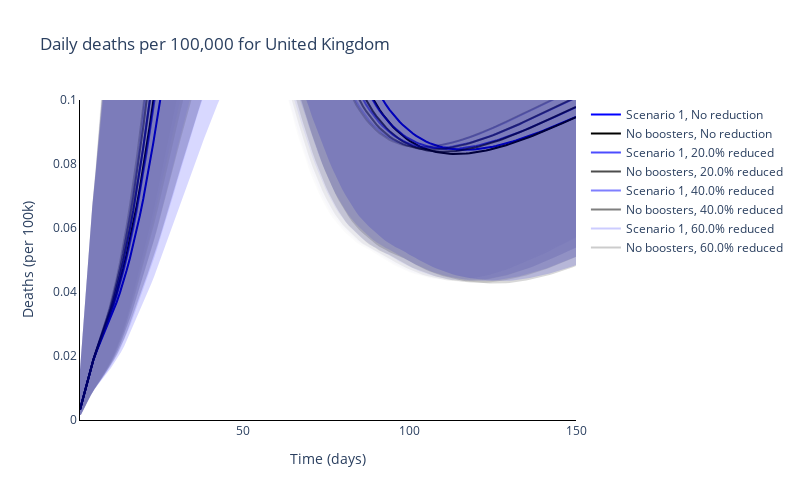
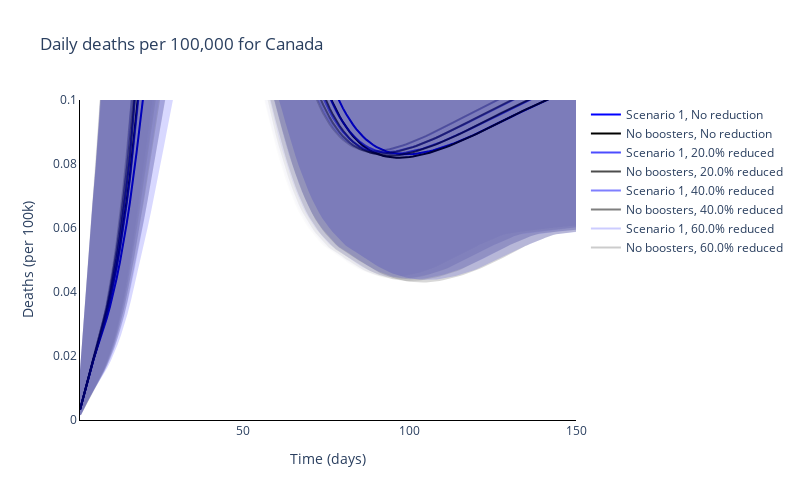
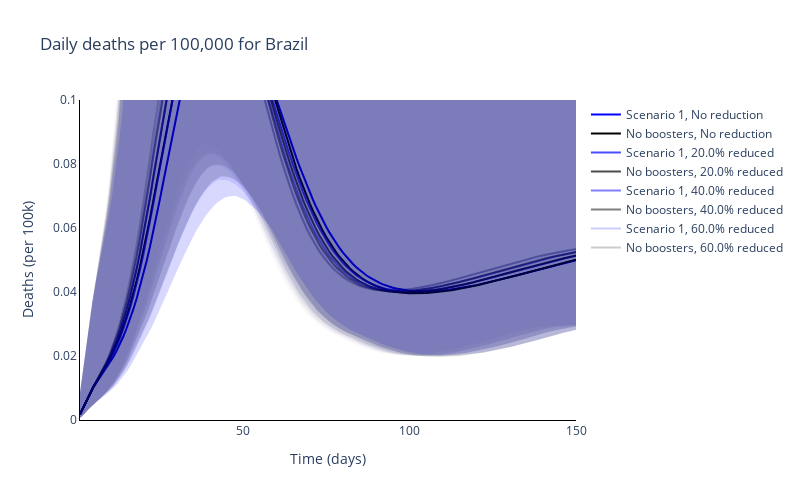
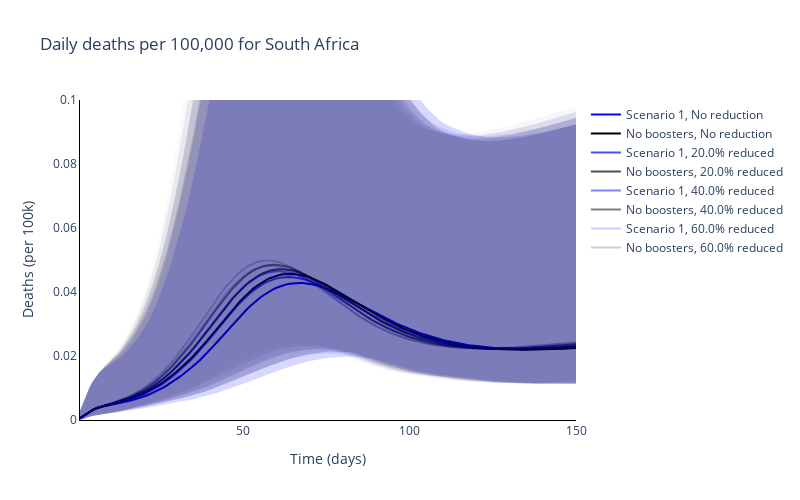

Write notebook code for charts like these, in order.
### Markdown cell above
### Plot the time series of numbers of deaths for the different regions

### Code cell
# Trace names - represent the solver used for the simulation
trace_scenario_name = ['Scenario {}'.format(s+1) for s, scenario in enumerate(scenario_names[:-1])] + [scenario_names[-1]]
trace_reduction_name = ['No reduction'] + ['{}% reduced'.format(100 * cv) for cv in changes_vaccine[1:]]

trace_name = [
    '{}, {}'.format(scenario, reduction)
    for reduction in trace_reduction_name for scenario in trace_scenario_name]

# Plot for each region
for r, reg in enumerate(regions):
    fig = go.Figure()
    # Plot for each boosting scenario
    for cv, change_vacc in enumerate(changes_vaccine):
        for s, scenario in enumerate(scenario_names):
            if (s==0) or (s==len(scenario_names)-1):
                fig.add_trace(
                    go.Scatter(
                        y=total_new_deaths_mean[r][cv, s, :],
                        x=times,
                        mode='lines',
                        name=trace_name[s + cv * len(scenario_names)],
                        line=dict(
                            color=colours[s]),
                        opacity=[1, 0.7, 0.5, 0.2][cv]
                    )
                )

    # Plot for each boosting scenario
    for cv, change_vacc in enumerate(changes_vaccine):
        for s, scenario in enumerate(scenario_names):
            if (s==0) or (s==len(scenario_names)-1):
                fig.add_trace(
                    go.Scatter(
                        y=total_new_deaths_upper[r][cv, s, :].tolist() + total_new_deaths_lower[r][cv, s, :].tolist()[::-1],
                        x=times + times[::-1],
                        mode='lines',
                        name=trace_name[s + cv * len(scenario_names)],
                        fill='toself',
                        fillcolor=colours[s],
                        line_color=colours[s],
                        opacity=[0.15, 0.1, 0.05, 0.01][cv],
                        showlegend=False
                    )
                )

    # Add axis labels
    fig.update_layout(
        boxmode='group',
        title='Daily deaths per 100,000 for {}'.format(reg),
        width=800,
        height=500,
        plot_bgcolor='white',
        xaxis=dict(
            linecolor='black',
            title='Time (days)'
            ),
        yaxis=dict(
            linecolor='black',
            title='Deaths (per 100k)',
            range=[0, 0.1]),
        hovermode='x unified'
        )

    fig.write_image('images/report3_overall_vaccine_effects/Overall Initial Deaths for {}.pdf'.format(reg))
    fig.show()

### Figure 1 — Plotly figure (JSON) as saved in the notebook; plotly's stock layout.template omitted (floating-point values rounded to 4 significant figures; data arrays with more than 128 entries replaced by an {"elided": "..."} marker saying what was removed)
{"data": [{"line": {"color": "blue"}, "mode": "lines", "name": "Scenario 1, No reduction", "opacity": 1, "type": "scatter", "x": {"elided": "150 int values"}, "y": {"elided": "150 float values"}}, {"line": {"color": "black"}, "mode": "lines", "name": "No boosters, No reduction", "opacity": 1, "type": "scatter", "x": {"elided": "150 int values"}, "y": {"elided": "150 float values"}}, {"line": {"color": "blue"}, "mode": "lines", "name": "Scenario 1, 20.0% reduced", "opacity": 0.7, "type": "scatter", "x": {"elided": "150 int values"}, "y": {"elided": "150 float values"}}, {"line": {"color": "black"}, "mode": "lines", "name": "No boosters, 20.0% reduced", "opacity": 0.7, "type": "scatter", "x": {"elided": "150 int values"}, "y": {"elided": "150 float values"}}, {"line": {"color": "blue"}, "mode": "lines", "name": "Scenario 1, 40.0% reduced", "opacity": 0.5, "type": "scatter", "x": {"elided": "150 int values"}, "y": {"elided": "150 float values"}}, {"line": {"color": "black"}, "mode": "lines", "name": "No boosters, 40.0% reduced", "opacity": 0.5, "type": "scatter", "x": {"elided": "150 int values"}, "y": {"elided": "150 float values"}}, {"line": {"color": "blue"}, "mode": "lines", "name": "Scenario 1, 60.0% reduced", "opacity": 0.2, "type": "scatter", "x": {"elided": "150 int values"}, "y": {"elided": "150 float values"}}, {"line": {"color": "black"}, "mode": "lines", "name": "No boosters, 60.0% reduced", "opacity": 0.2, "type": "scatter", "x": {"elided": "150 int values"}, "y": {"elided": "150 float values"}}, {"fill": "toself", "fillcolor": "blue", "line": {"color": "blue"}, "mode": "lines", "name": "Scenario 1, No reduction", "opacity": 0.15, "showlegend": false, "type": "scatter", "x": {"elided": "300 int values"}, "y": {"elided": "300 float values"}}, {"fill": "toself", "fillcolor": "black", "line": {"color": "black"}, "mode": "lines", "name": "No boosters, No reduction", "opacity": 0.15, "showlegend": false, "type": "scatter", "x": {"elided": "300 int values"}, "y": {"elided": "300 float values"}}, {"fill": "toself", "fillcolor": "blue", "line": {"color": "blue"}, "mode": "lines", "name": "Scenario 1, 20.0% reduced", "opacity": 0.1, "showlegend": false, "type": "scatter", "x": {"elided": "300 int values"}, "y": {"elided": "300 float values"}}, {"fill": "toself", "fillcolor": "black", "line": {"color": "black"}, "mode": "lines", "name": "No boosters, 20.0% reduced", "opacity": 0.1, "showlegend": false, "type": "scatter", "x": {"elided": "300 int values"}, "y": {"elided": "300 float values"}}, {"fill": "toself", "fillcolor": "blue", "line": {"color": "blue"}, "mode": "lines", "name": "Scenario 1, 40.0% reduced", "opacity": 0.05, "showlegend": false, "type": "scatter", "x": {"elided": "300 int values"}, "y": {"elided": "300 float values"}}, {"fill": "toself", "fillcolor": "black", "line": {"color": "black"}, "mode": "lines", "name": "No boosters, 40.0% reduced", "opacity": 0.05, "showlegend": false, "type": "scatter", "x": {"elided": "300 int values"}, "y": {"elided": "300 float values"}}, {"fill": "toself", "fillcolor": "blue", "line": {"color": "blue"}, "mode": "lines", "name": "Scenario 1, 60.0% reduced", "opacity": 0.01, "showlegend": false, "type": "scatter", "x": {"elided": "300 int values"}, "y": {"elided": "300 float values"}}, {"fill": "toself", "fillcolor": "black", "line": {"color": "black"}, "mode": "lines", "name": "No boosters, 60.0% reduced", "opacity": 0.01, "showlegend": false, "type": "scatter", "x": {"elided": "300 int values"}, "y": {"elided": "300 float values"}}], "layout": {"boxmode": "group", "height": 500, "hovermode": "x unified", "plot_bgcolor": "white", "title": {"text": "Daily deaths per 100,000 for United Kingdom"}, "width": 800, "xaxis": {"linecolor": "black", "title": {"text": "Time (days)"}}, "yaxis": {"linecolor": "black", "range": [0, 0.1], "title": {"text": "Deaths (per 100k)"}}}}

### Figure 2 — Plotly figure (JSON) as saved in the notebook; plotly's stock layout.template omitted (floating-point values rounded to 4 significant figures; data arrays with more than 128 entries replaced by an {"elided": "..."} marker saying what was removed)
{"data": [{"line": {"color": "blue"}, "mode": "lines", "name": "Scenario 1, No reduction", "opacity": 1, "type": "scatter", "x": {"elided": "150 int values"}, "y": {"elided": "150 float values"}}, {"line": {"color": "black"}, "mode": "lines", "name": "No boosters, No reduction", "opacity": 1, "type": "scatter", "x": {"elided": "150 int values"}, "y": {"elided": "150 float values"}}, {"line": {"color": "blue"}, "mode": "lines", "name": "Scenario 1, 20.0% reduced", "opacity": 0.7, "type": "scatter", "x": {"elided": "150 int values"}, "y": {"elided": "150 float values"}}, {"line": {"color": "black"}, "mode": "lines", "name": "No boosters, 20.0% reduced", "opacity": 0.7, "type": "scatter", "x": {"elided": "150 int values"}, "y": {"elided": "150 float values"}}, {"line": {"color": "blue"}, "mode": "lines", "name": "Scenario 1, 40.0% reduced", "opacity": 0.5, "type": "scatter", "x": {"elided": "150 int values"}, "y": {"elided": "150 float values"}}, {"line": {"color": "black"}, "mode": "lines", "name": "No boosters, 40.0% reduced", "opacity": 0.5, "type": "scatter", "x": {"elided": "150 int values"}, "y": {"elided": "150 float values"}}, {"line": {"color": "blue"}, "mode": "lines", "name": "Scenario 1, 60.0% reduced", "opacity": 0.2, "type": "scatter", "x": {"elided": "150 int values"}, "y": {"elided": "150 float values"}}, {"line": {"color": "black"}, "mode": "lines", "name": "No boosters, 60.0% reduced", "opacity": 0.2, "type": "scatter", "x": {"elided": "150 int values"}, "y": {"elided": "150 float values"}}, {"fill": "toself", "fillcolor": "blue", "line": {"color": "blue"}, "mode": "lines", "name": "Scenario 1, No reduction", "opacity": 0.15, "showlegend": false, "type": "scatter", "x": {"elided": "300 int values"}, "y": {"elided": "300 float values"}}, {"fill": "toself", "fillcolor": "black", "line": {"color": "black"}, "mode": "lines", "name": "No boosters, No reduction", "opacity": 0.15, "showlegend": false, "type": "scatter", "x": {"elided": "300 int values"}, "y": {"elided": "300 float values"}}, {"fill": "toself", "fillcolor": "blue", "line": {"color": "blue"}, "mode": "lines", "name": "Scenario 1, 20.0% reduced", "opacity": 0.1, "showlegend": false, "type": "scatter", "x": {"elided": "300 int values"}, "y": {"elided": "300 float values"}}, {"fill": "toself", "fillcolor": "black", "line": {"color": "black"}, "mode": "lines", "name": "No boosters, 20.0% reduced", "opacity": 0.1, "showlegend": false, "type": "scatter", "x": {"elided": "300 int values"}, "y": {"elided": "300 float values"}}, {"fill": "toself", "fillcolor": "blue", "line": {"color": "blue"}, "mode": "lines", "name": "Scenario 1, 40.0% reduced", "opacity": 0.05, "showlegend": false, "type": "scatter", "x": {"elided": "300 int values"}, "y": {"elided": "300 float values"}}, {"fill": "toself", "fillcolor": "black", "line": {"color": "black"}, "mode": "lines", "name": "No boosters, 40.0% reduced", "opacity": 0.05, "showlegend": false, "type": "scatter", "x": {"elided": "300 int values"}, "y": {"elided": "300 float values"}}, {"fill": "toself", "fillcolor": "blue", "line": {"color": "blue"}, "mode": "lines", "name": "Scenario 1, 60.0% reduced", "opacity": 0.01, "showlegend": false, "type": "scatter", "x": {"elided": "300 int values"}, "y": {"elided": "300 float values"}}, {"fill": "toself", "fillcolor": "black", "line": {"color": "black"}, "mode": "lines", "name": "No boosters, 60.0% reduced", "opacity": 0.01, "showlegend": false, "type": "scatter", "x": {"elided": "300 int values"}, "y": {"elided": "300 float values"}}], "layout": {"boxmode": "group", "height": 500, "hovermode": "x unified", "plot_bgcolor": "white", "title": {"text": "Daily deaths per 100,000 for Canada"}, "width": 800, "xaxis": {"linecolor": "black", "title": {"text": "Time (days)"}}, "yaxis": {"linecolor": "black", "range": [0, 0.1], "title": {"text": "Deaths (per 100k)"}}}}

### Figure 3 — Plotly figure (JSON) as saved in the notebook; plotly's stock layout.template omitted (floating-point values rounded to 4 significant figures; data arrays with more than 128 entries replaced by an {"elided": "..."} marker saying what was removed)
{"data": [{"line": {"color": "blue"}, "mode": "lines", "name": "Scenario 1, No reduction", "opacity": 1, "type": "scatter", "x": {"elided": "150 int values"}, "y": {"elided": "150 float values"}}, {"line": {"color": "black"}, "mode": "lines", "name": "No boosters, No reduction", "opacity": 1, "type": "scatter", "x": {"elided": "150 int values"}, "y": {"elided": "150 float values"}}, {"line": {"color": "blue"}, "mode": "lines", "name": "Scenario 1, 20.0% reduced", "opacity": 0.7, "type": "scatter", "x": {"elided": "150 int values"}, "y": {"elided": "150 float values"}}, {"line": {"color": "black"}, "mode": "lines", "name": "No boosters, 20.0% reduced", "opacity": 0.7, "type": "scatter", "x": {"elided": "150 int values"}, "y": {"elided": "150 float values"}}, {"line": {"color": "blue"}, "mode": "lines", "name": "Scenario 1, 40.0% reduced", "opacity": 0.5, "type": "scatter", "x": {"elided": "150 int values"}, "y": {"elided": "150 float values"}}, {"line": {"color": "black"}, "mode": "lines", "name": "No boosters, 40.0% reduced", "opacity": 0.5, "type": "scatter", "x": {"elided": "150 int values"}, "y": {"elided": "150 float values"}}, {"line": {"color": "blue"}, "mode": "lines", "name": "Scenario 1, 60.0% reduced", "opacity": 0.2, "type": "scatter", "x": {"elided": "150 int values"}, "y": {"elided": "150 float values"}}, {"line": {"color": "black"}, "mode": "lines", "name": "No boosters, 60.0% reduced", "opacity": 0.2, "type": "scatter", "x": {"elided": "150 int values"}, "y": {"elided": "150 float values"}}, {"fill": "toself", "fillcolor": "blue", "line": {"color": "blue"}, "mode": "lines", "name": "Scenario 1, No reduction", "opacity": 0.15, "showlegend": false, "type": "scatter", "x": {"elided": "300 int values"}, "y": {"elided": "300 float values"}}, {"fill": "toself", "fillcolor": "black", "line": {"color": "black"}, "mode": "lines", "name": "No boosters, No reduction", "opacity": 0.15, "showlegend": false, "type": "scatter", "x": {"elided": "300 int values"}, "y": {"elided": "300 float values"}}, {"fill": "toself", "fillcolor": "blue", "line": {"color": "blue"}, "mode": "lines", "name": "Scenario 1, 20.0% reduced", "opacity": 0.1, "showlegend": false, "type": "scatter", "x": {"elided": "300 int values"}, "y": {"elided": "300 float values"}}, {"fill": "toself", "fillcolor": "black", "line": {"color": "black"}, "mode": "lines", "name": "No boosters, 20.0% reduced", "opacity": 0.1, "showlegend": false, "type": "scatter", "x": {"elided": "300 int values"}, "y": {"elided": "300 float values"}}, {"fill": "toself", "fillcolor": "blue", "line": {"color": "blue"}, "mode": "lines", "name": "Scenario 1, 40.0% reduced", "opacity": 0.05, "showlegend": false, "type": "scatter", "x": {"elided": "300 int values"}, "y": {"elided": "300 float values"}}, {"fill": "toself", "fillcolor": "black", "line": {"color": "black"}, "mode": "lines", "name": "No boosters, 40.0% reduced", "opacity": 0.05, "showlegend": false, "type": "scatter", "x": {"elided": "300 int values"}, "y": {"elided": "300 float values"}}, {"fill": "toself", "fillcolor": "blue", "line": {"color": "blue"}, "mode": "lines", "name": "Scenario 1, 60.0% reduced", "opacity": 0.01, "showlegend": false, "type": "scatter", "x": {"elided": "300 int values"}, "y": {"elided": "300 float values"}}, {"fill": "toself", "fillcolor": "black", "line": {"color": "black"}, "mode": "lines", "name": "No boosters, 60.0% reduced", "opacity": 0.01, "showlegend": false, "type": "scatter", "x": {"elided": "300 int values"}, "y": {"elided": "300 float values"}}], "layout": {"boxmode": "group", "height": 500, "hovermode": "x unified", "plot_bgcolor": "white", "title": {"text": "Daily deaths per 100,000 for Brazil"}, "width": 800, "xaxis": {"linecolor": "black", "title": {"text": "Time (days)"}}, "yaxis": {"linecolor": "black", "range": [0, 0.1], "title": {"text": "Deaths (per 100k)"}}}}

### Figure 4 — Plotly figure (JSON) as saved in the notebook; plotly's stock layout.template omitted (floating-point values rounded to 4 significant figures; data arrays with more than 128 entries replaced by an {"elided": "..."} marker saying what was removed)
{"data": [{"line": {"color": "blue"}, "mode": "lines", "name": "Scenario 1, No reduction", "opacity": 1, "type": "scatter", "x": {"elided": "150 int values"}, "y": {"elided": "150 float values"}}, {"line": {"color": "black"}, "mode": "lines", "name": "No boosters, No reduction", "opacity": 1, "type": "scatter", "x": {"elided": "150 int values"}, "y": {"elided": "150 float values"}}, {"line": {"color": "blue"}, "mode": "lines", "name": "Scenario 1, 20.0% reduced", "opacity": 0.7, "type": "scatter", "x": {"elided": "150 int values"}, "y": {"elided": "150 float values"}}, {"line": {"color": "black"}, "mode": "lines", "name": "No boosters, 20.0% reduced", "opacity": 0.7, "type": "scatter", "x": {"elided": "150 int values"}, "y": {"elided": "150 float values"}}, {"line": {"color": "blue"}, "mode": "lines", "name": "Scenario 1, 40.0% reduced", "opacity": 0.5, "type": "scatter", "x": {"elided": "150 int values"}, "y": {"elided": "150 float values"}}, {"line": {"color": "black"}, "mode": "lines", "name": "No boosters, 40.0% reduced", "opacity": 0.5, "type": "scatter", "x": {"elided": "150 int values"}, "y": {"elided": "150 float values"}}, {"line": {"color": "blue"}, "mode": "lines", "name": "Scenario 1, 60.0% reduced", "opacity": 0.2, "type": "scatter", "x": {"elided": "150 int values"}, "y": {"elided": "150 float values"}}, {"line": {"color": "black"}, "mode": "lines", "name": "No boosters, 60.0% reduced", "opacity": 0.2, "type": "scatter", "x": {"elided": "150 int values"}, "y": {"elided": "150 float values"}}, {"fill": "toself", "fillcolor": "blue", "line": {"color": "blue"}, "mode": "lines", "name": "Scenario 1, No reduction", "opacity": 0.15, "showlegend": false, "type": "scatter", "x": {"elided": "300 int values"}, "y": {"elided": "300 float values"}}, {"fill": "toself", "fillcolor": "black", "line": {"color": "black"}, "mode": "lines", "name": "No boosters, No reduction", "opacity": 0.15, "showlegend": false, "type": "scatter", "x": {"elided": "300 int values"}, "y": {"elided": "300 float values"}}, {"fill": "toself", "fillcolor": "blue", "line": {"color": "blue"}, "mode": "lines", "name": "Scenario 1, 20.0% reduced", "opacity": 0.1, "showlegend": false, "type": "scatter", "x": {"elided": "300 int values"}, "y": {"elided": "300 float values"}}, {"fill": "toself", "fillcolor": "black", "line": {"color": "black"}, "mode": "lines", "name": "No boosters, 20.0% reduced", "opacity": 0.1, "showlegend": false, "type": "scatter", "x": {"elided": "300 int values"}, "y": {"elided": "300 float values"}}, {"fill": "toself", "fillcolor": "blue", "line": {"color": "blue"}, "mode": "lines", "name": "Scenario 1, 40.0% reduced", "opacity": 0.05, "showlegend": false, "type": "scatter", "x": {"elided": "300 int values"}, "y": {"elided": "300 float values"}}, {"fill": "toself", "fillcolor": "black", "line": {"color": "black"}, "mode": "lines", "name": "No boosters, 40.0% reduced", "opacity": 0.05, "showlegend": false, "type": "scatter", "x": {"elided": "300 int values"}, "y": {"elided": "300 float values"}}, {"fill": "toself", "fillcolor": "blue", "line": {"color": "blue"}, "mode": "lines", "name": "Scenario 1, 60.0% reduced", "opacity": 0.01, "showlegend": false, "type": "scatter", "x": {"elided": "300 int values"}, "y": {"elided": "300 float values"}}, {"fill": "toself", "fillcolor": "black", "line": {"color": "black"}, "mode": "lines", "name": "No boosters, 60.0% reduced", "opacity": 0.01, "showlegend": false, "type": "scatter", "x": {"elided": "300 int values"}, "y": {"elided": "300 float values"}}], "layout": {"boxmode": "group", "height": 500, "hovermode": "x unified", "plot_bgcolor": "white", "title": {"text": "Daily deaths per 100,000 for South Africa"}, "width": 800, "xaxis": {"linecolor": "black", "title": {"text": "Time (days)"}}, "yaxis": {"linecolor": "black", "range": [0, 0.1], "title": {"text": "Deaths (per 100k)"}}}}
